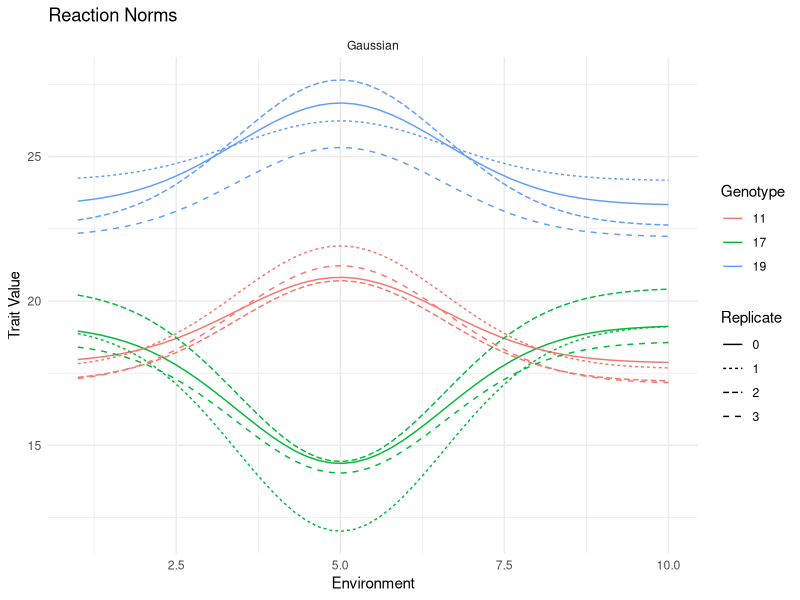
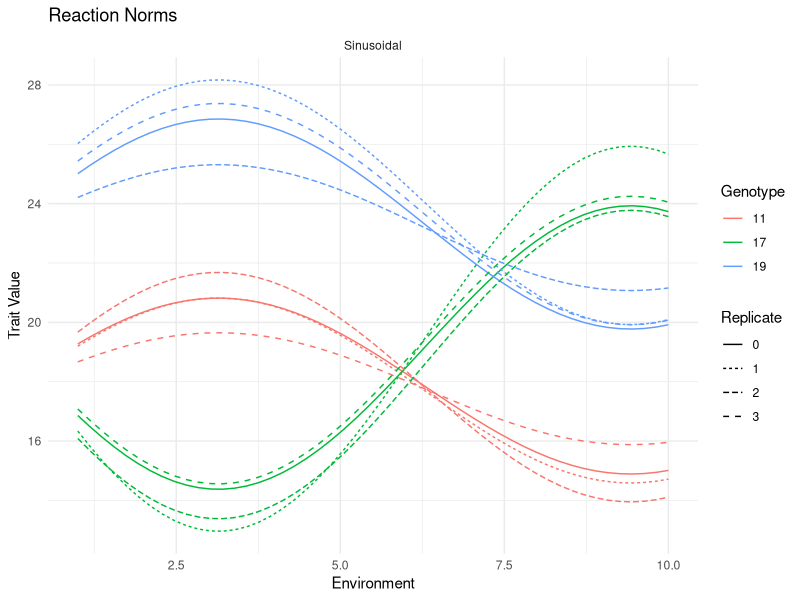
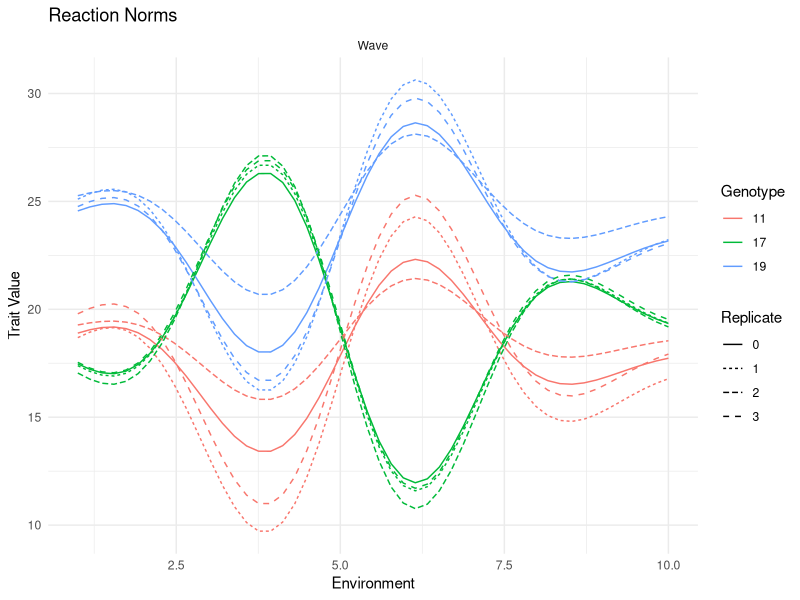
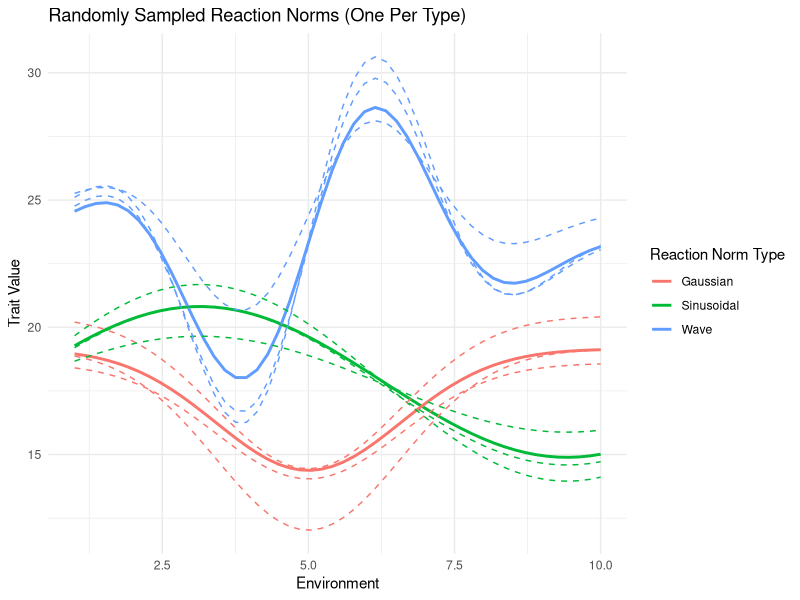

Write R code to recreate these figures, in order. (Note: this script raises an error after producing the figures.)
library(MASS)    # For multivariate normal distributions
library(ggplot2) # For plotting
library(dplyr)   # For data manipulation

set.seed(12)
environmental_factors = seq(1, 10, length.out = 50)  # 50 environments
num_genotypes = 20   # Total number of genotypes
num_replicates = 3   # Number of replicates for each genotype

# NON-LINEAR REACTION NORM FUNCTIONS
generate_gaussian_reaction_norm = function(env, base_shift, slope, amplitude = 4, width = 0.2, center = 5) {
  base_shift + slope * amplitude * exp(-width * (env - center)^2)
}

generate_sinusoidal_reaction_norm = function(env, base_shift, slope, amplitude = 4, frequency = 0.5, phase = 0) {
  base_shift + slope * amplitude * sin(frequency * env + phase)
}

generate_wave_reaction_norm = function(env, base_shift, slope, amplitude = 7, frequency = 1.2) {
  base_shift + slope * amplitude * sin(frequency * (env - 5)) * exp(-0.1 * (env - 5)^2)
}

# Function to build covariance matrix
build_cov_matrix = function(var_offset, var_slope, correlation) {
  cov = correlation * sqrt(var_offset * var_slope)
  matrix(c(var_offset, cov, cov, var_slope), nrow = 2)
}

# New function to generate a fixed non-linear norm with outlier modifications
generate_fixed_nonlin_norm = function(env, base_shift, slope, norm_function, outliers = "None") {
  base_curve = norm_function(env, base_shift, slope)
  
  if (outliers == "None") {
    return(base_curve)
  } else if (outliers == "positive") {
    i = sample(1:length(env), 1)
    cat("Original value at index", i, ":", base_curve[i], "\n")
    base_curve[i] = base_curve[i] * runif(1, 1, 2)
    cat("Modified value at index", i, ":", base_curve[i], "\n")
  } else if (outliers == "negative") {
    i = sample(1:length(env), 1)
    cat("Original value at index", i, ":", base_curve[i], "\n")
    base_curve[i] = base_curve[i] * runif(1, 0, 1)
    cat("Modified value at index", i, ":", base_curve[i], "\n")
  } else if (outliers == "both") {
    i = sample(1:length(env), 1)
    cat("Original value at index", i, ":", base_curve[i], "\n")
    base_curve[i] = base_curve[i] * runif(1, 0, 4)
    cat("Modified value at index", i, ":", base_curve[i], "\n")
  }
  
  return(base_curve)
}

# Modified function to generate data for a single genotype that inherits the mother's outlier
generate_genotype_data = function(base_shift, slope, env, norm_function, num_replicates, 
                                  var_offset, var_slope, correlation, genotype_id, norm_type,
                                  outliers = "None") {
  cov_matrix = build_cov_matrix(var_offset, var_slope, correlation)
  
  # Compute the mother (fixed) curve with outlier modifications
  mother_curve = generate_fixed_nonlin_norm(env, base_shift, slope, norm_function, outliers)
  # Also compute the base curve (without outliers) for calculating deviations
  base_curve = norm_function(env, base_shift, slope)
  
  mother_data = data.frame(
    Genotype = genotype_id,
    Replicate = 0,
    Environment = env,
    Trait = mother_curve,
    ReactionNorm = norm_type,
    BaseShift = base_shift,
    Slope = slope,
    VarianceOffset = NA,
    VarianceSlope = NA,
    Covariance = NA
  )
  
  # Generate replicates that inherit the mother's outlier pattern
  replicate_data = do.call(rbind, lapply(1:num_replicates, function(rep) {
    perturbations = MASS::mvrnorm(1, mu = c(0, 0), Sigma = cov_matrix)
    offset_perturbation = perturbations[1]
    slope_perturbation = perturbations[2]
    
    # Compute the perturbed curve without outlier modifications
    perturbed_curve = norm_function(env, base_shift + offset_perturbation, slope + slope_perturbation)
    # Calculate the deviation relative to the base (non-outlier) curve
    deviation = perturbed_curve - base_curve
    # Add the deviation to the mother curve so that the outlier is inherited
    replicate_curve = mother_curve + deviation
    
    data.frame(
      Genotype = genotype_id,
      Replicate = rep,
      Environment = env,
      Trait = replicate_curve,
      ReactionNorm = norm_type,
      BaseShift = base_shift + offset_perturbation,
      Slope = slope + slope_perturbation,
      VarianceOffset = var_offset,
      VarianceSlope = var_slope,
      Covariance = correlation * sqrt(var_offset * var_slope)
    )
  }))
  
  return(rbind(mother_data, replicate_data))
}

# Modified function to generate data for all genotypes for a specific norm type
generate_reaction_norm_data = function(norm_function, norm_type, base_shifts, slopes, 
                                       env, num_replicates, var_offset, var_slope, correlation,
                                       outliers = "None") {
  do.call(rbind, lapply(1:num_genotypes, function(genotype_id) {
    base_shift = base_shifts[genotype_id]
    slope = slopes[genotype_id]
    generate_genotype_data(base_shift, slope, env, norm_function, num_replicates, 
                           var_offset, var_slope, correlation, genotype_id, norm_type, outliers)
  }))
}

base_shifts  <- runif(num_genotypes, 10, 30)

# Randomize both magnitude and sign of each genotype’s slope
slope_mags  <- runif(num_genotypes, 0.5, 1.5)
slope_signs <- sample(c(-1, 1), num_genotypes, replace = TRUE)
slopes      <- slope_mags * slope_signs

# Now generate the data as before…
gaussian_data = generate_reaction_norm_data(
  generate_gaussian_reaction_norm, "Gaussian", base_shifts, slopes, 
  environmental_factors, num_replicates, var_offset = 0.5, var_slope = 0.1, correlation = -0.5,
  outliers = "none"
)
sinusoidal_data = generate_reaction_norm_data(
  generate_sinusoidal_reaction_norm, "Sinusoidal", base_shifts, slopes, 
  environmental_factors, num_replicates, var_offset = 0.3, var_slope = 0.05, correlation = -0.3,
  outliers = "none"
)
wave_data = generate_reaction_norm_data(
  generate_wave_reaction_norm, "Wave", base_shifts, slopes, 
  environmental_factors, num_replicates, var_offset = 0.7, var_slope = 0.15, correlation = -0.7,
  outliers = "none"
)
all_data = rbind(gaussian_data, sinusoidal_data, wave_data)

# Plotting functions (unchanged)
create_plot = function(data, genotypes_per_plot = 3, show_replicates = TRUE) {
  set.seed(44)
  selected_genotypes = sample(unique(data$Genotype), genotypes_per_plot, replace = TRUE)
  plot_data = data[data$Genotype %in% selected_genotypes, ]
  
  ggplot(plot_data, aes(x = Environment, y = Trait, color = factor(Genotype))) +
    geom_line(aes(group = interaction(Genotype, Replicate), linetype = as.factor(Replicate))) +
    facet_wrap(~ ReactionNorm) +
    labs(
      title = "Reaction Norms",
      x = "Environment",
      y = "Trait Value",
      color = "Genotype",
      linetype = "Replicate"
    ) +
    theme_minimal() +
    theme(legend.position = "right")
}

create_plot2 = function(gaussian_data, sinusoidal_data, wave_data, show_replicates = TRUE) {
  set.seed(44)
  
  gaussian_sample = gaussian_data %>% 
    filter(Genotype == sample(unique(Genotype), 1))
  
  sinusoidal_sample = sinusoidal_data %>% 
    filter(Genotype == sample(unique(Genotype), 1))
  
  wave_sample = wave_data %>% 
    filter(Genotype == sample(unique(Genotype), 1))
  
  sampled_data = rbind(gaussian_sample, sinusoidal_sample, wave_sample)
  
  fixed_data = sampled_data[sampled_data$Replicate == 0, ]
  replicate_data = sampled_data[sampled_data$Replicate != 0, ]
  
  p = ggplot(fixed_data, aes(x = Environment, y = Trait, color = ReactionNorm, group = interaction(ReactionNorm, Genotype))) +
    geom_line(size = 1, linetype = "solid") +
    labs(
      title = "Randomly Sampled Reaction Norms (One Per Type)",
      x = "Environment",
      y = "Trait Value",
      color = "Reaction Norm Type"
    ) +
    theme_minimal() +
    theme(legend.position = "right")
  
  if (show_replicates) {
    p = p + geom_line(
      data = replicate_data,
      aes(group = interaction(ReactionNorm, Genotype, Replicate)),
      linetype = "dashed", size = 0.5
    )
  }
  
  return(p)
}

pdf("reaction_norms_plots_combined.pdf", width = 12, height = 8)
print(create_plot(gaussian_data))   # Plot for Gaussian norms
print(create_plot(sinusoidal_data))   # Plot for Sinusoidal norms
print(create_plot(wave_data))         # Plot for Wave norms
print(create_plot2(gaussian_data, sinusoidal_data, wave_data)) # Combined plot with 3 randomly sampled norms
dev.off()

write.csv(gaussian_data, "gaussian_data.csv", row.names = FALSE)
write.csv(sinusoidal_data, "sinusoidal_data.csv", row.names = FALSE)
write.csv(wave_data, "wave_data.csv", row.names = FALSE)
write.csv(all_data, "CRC 1622 - Z2/synthetic_data/fixed_full/all_combined_data.csv", row.names = FALSE)
